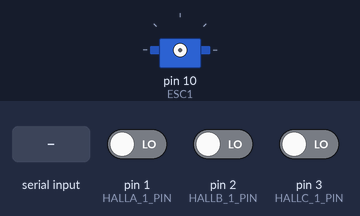
Recording of a sketch running on a simulated Arduino Leonardo, built with avr-gcc and run on an emulated ATmega32U4. On the bench: servo. Inputs (shaded band) come from the test bench; at power-on: pin 1 (HALLA_1_PIN) LOW, pin 2 (HALLB_1_PIN) LOW, pin 3 (HALLC_1_PIN) LOW. What the sketch prints to the serial monitor is not drawn.

Above: at 0.1 s.
At 10.6 s:
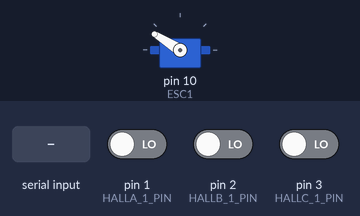
At 13.3 s:
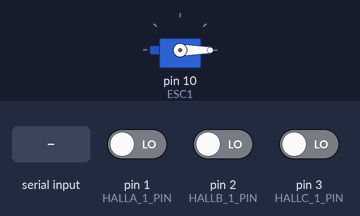
13.4 s: pin 1 (HALLA_1_PIN) driven HIGH
15.6 s: pin 2 (HALLB_1_PIN) driven HIGH
17.6 s: pin 3 (HALLC_1_PIN) driven HIGH
19.6 s: "1" received over Serial
22.5 s: "0" received over Serial
25.4 s: "2" received over Serial
Timing chart, 0 to 28.4 s (numbered marks = the images above; inputs shaded):
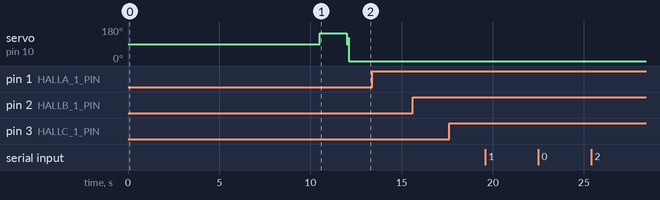

Measured:
- after the input at 13.4 s, every drawn part: stays the same
- after the input at 15.6 s, every drawn part: stays the same
- after the input at 17.6 s, every drawn part: stays the same
- after the input at 19.6 s, every drawn part: stays the same
- after the input at 22.5 s, every drawn part: stays the same
- after the input at 25.4 s, every drawn part: stays the same

The sketch:

blade_motor_controller.ino
```cpp
#include <Servo.h>

Servo ESC;     // create servo object to control the ESC
#define ESC1 10
#define HALLA_1_PIN 1
#define HALLB_1_PIN 2
#define HALLC_1_PIN 3
#define ZERO_VELOCITY 1488
#define OUTPUT_INTERVAL_MS 500

volatile int hallA = 0;
volatile int hallB = 0;
volatile int hallC = 0;
volatile int wheelState = 0;
int wheelStates[] = {4, 6, 2, 3, 1, 5, 4}; // possible hall sensor combinations in order;
int wheelStateIndices[] = {0, 4, 2, 3, 0, 5, 1}; // indices into wheelStates based on AND-ed hall states
int wheelStateIndex = 0;
int clicks = 0; // clicks since last output
unsigned long currentMillis = 0; //current timestamp
int comm = 1488; //command for motor1
bool bounce = false;

struct command{
  char type = 'c';
  int servoCommand1; // first servo
};
command input;

struct feedback{
  char type = 'f';
  int clicks_1;
  unsigned long timestamp_millis; //note: this overflows at 70 minutes
};
feedback output;

void setup() {
  //setup interrupts for motor 1 hall sensors
  attachInterrupt(digitalPinToInterrupt(HALLA_1_PIN), pin_ISR, CHANGE);
  attachInterrupt(digitalPinToInterrupt(HALLB_1_PIN), pin_ISR, CHANGE);
  attachInterrupt(digitalPinToInterrupt(HALLC_1_PIN), pin_ISR, CHANGE);


  Serial.begin(9600);
  delay(10000);
  Serial.println("sstarting up..");
  ESC.attach(ESC1,1000,2000); // (pin, min pulse width, max pulse width in microseconds)
  ESC.writeMicroseconds(1488);
  delay(500);
  ESC.writeMicroseconds(1820);
  delay(1500);
  arm(&ESC);
//  ESC.writeMicroseconds(1300);
//  delay(10000);
//  ESC.writeMicroseconds(2000);
//  delay(10000);
//  ESC.writeMicroseconds(1400);
//  delay(5000);


  Serial.print("sArmed\n");

  //initial position 1
  hallA = digitalRead(HALLA_1_PIN);
  hallB = digitalRead(HALLB_1_PIN);
  hallC = digitalRead(HALLC_1_PIN);
  hallA = hallA << 2;
  hallB = hallB << 1;
  wheelState = hallA | hallB | hallC;
  wheelStateIndex = wheelStateIndices[wheelState];

}

void loop() {

  if(millis() - currentMillis >= 500){
    //send the current feedback
    output.clicks_1 = clicks;
    output.timestamp_millis = millis();
    byte* output_ptr = (byte*) &output;
    for (byte i = 0; i < sizeof(feedback); i++) Serial.write(*output_ptr++);

    currentMillis = millis();
    String left = String(clicks);
    clicks = 0;
  };
  if(Serial.available() > 0){
    //read command
    byte* input_ptr = (byte*) &input;
    Serial.readBytes((uint8_t*)input_ptr, sizeof(command));

    //acknowledge
    input_ptr = (byte*) &input;
    for (byte i = 0; i < sizeof(command); i++) Serial.write(*input_ptr++);

  };
  ESC.writeMicroseconds(input.servoCommand1);    // Send the signal to the ESC

}

void arm(Servo* esc){
  esc->writeMicroseconds(ZERO_VELOCITY); //zero accel - midpoint
  delay(50);
  esc->writeMicroseconds(ZERO_VELOCITY + 200);
  delay(50);
  esc->writeMicroseconds(ZERO_VELOCITY);
}


void pin_ISR() {
  hallA = digitalRead(HALLA_1_PIN);
  hallB = digitalRead(HALLB_1_PIN);
  hallC = digitalRead(HALLC_1_PIN);
  hallA = hallA << 2;
  hallB = hallB << 1;
  int finalState = hallA | hallB | hallC;
  int stateIndex = wheelStateIndices[finalState];
  int direction = stateIndex - wheelStateIndex;
  int next = (wheelStateIndex + 1) % 7;
  if(stateIndex == next){
    clicks++;
  } else {
    clicks--;
  };
  //clicks = clicks + direction;
  wheelStateIndex = stateIndex;
  wheelState = finalState;

}
```
